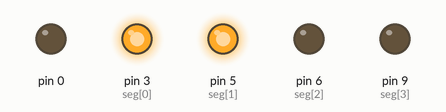
Simulated run of this sketch. Board: Arduino Uno, built with avr-gcc and run on an emulated ATmega328P. Shown: output pins drawn as LEDs (lit = HIGH).

Above: at 0.12 s.
At 0.5 s:
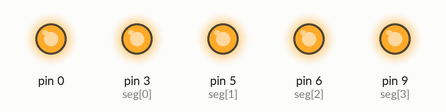
At 0.87 s:
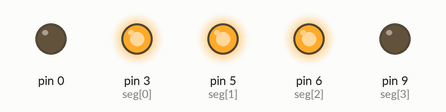
At 2.07 s:
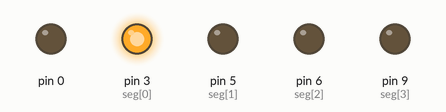
At 2.82 s:
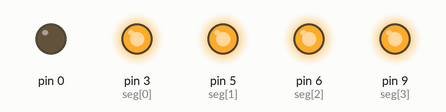
At 3.5 s:
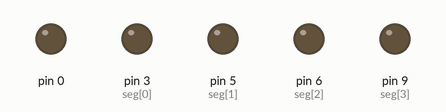
Timing chart, 0 to 4.7 s (numbered marks = the images above):
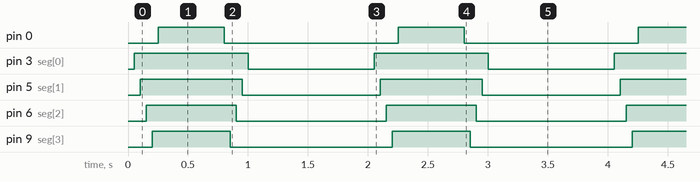

Measured:
- by itself, pin 0: alternates HIGH for 0.55 s and LOW for 1.5 s
- by itself, pin 3 (seg[0]): alternates HIGH for 0.95 s and LOW for 1.1 s
- by itself, pin 5 (seg[1]): alternates HIGH for 0.85 s and LOW for 1.2 s
- by itself, pin 6 (seg[2]): alternates HIGH for 0.75 s and LOW for 1.3 s
- by itself, pin 9 (seg[3]): alternates HIGH for 0.65 s and LOW for 1.4 s

The sketch:

f2LightOnly.ino
```cpp
const int seg[] = {3,5,6,9};
const int sNum = 4;
void setup() {
  for(int i=0; i<=sNum; i++){
    pinMode(seg[i], OUTPUT);
    digitalWrite(seg[i], LOW);
    delay(10);
  }
}

void loop() {
  for(int i=0; i<=sNum; i++){
   digitalWrite(seg[i], HIGH);
    delay(50);
  }
  delay(500);
  for(int i=sNum; i>=0; i--){
    digitalWrite(seg[i], LOW);
    delay(50);
  }
  delay(1000);
}
```
